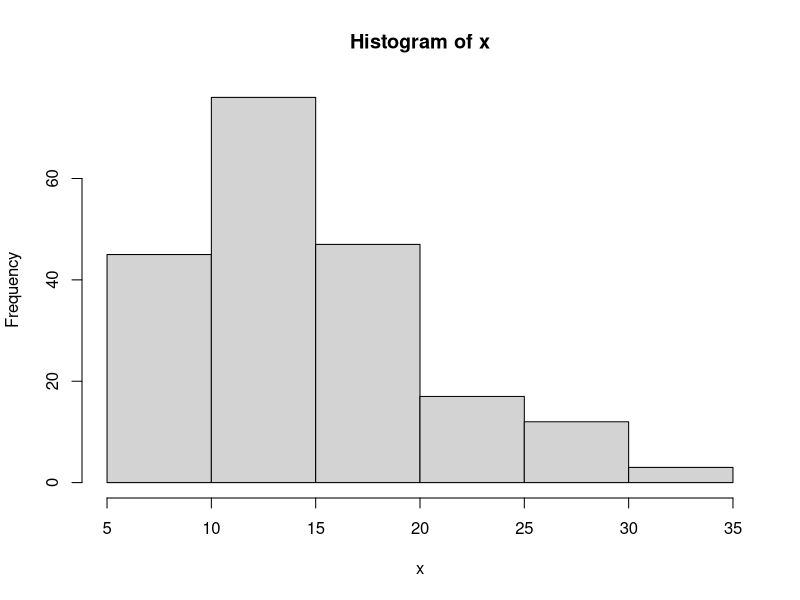
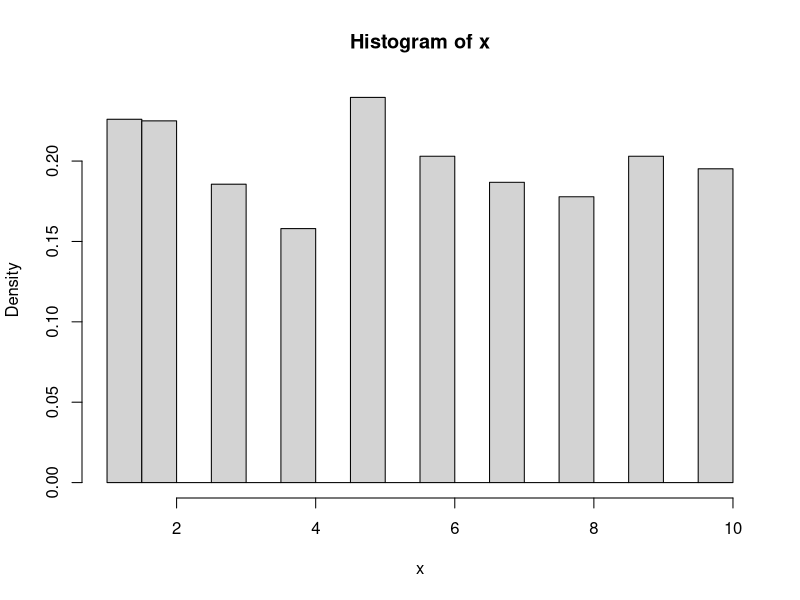
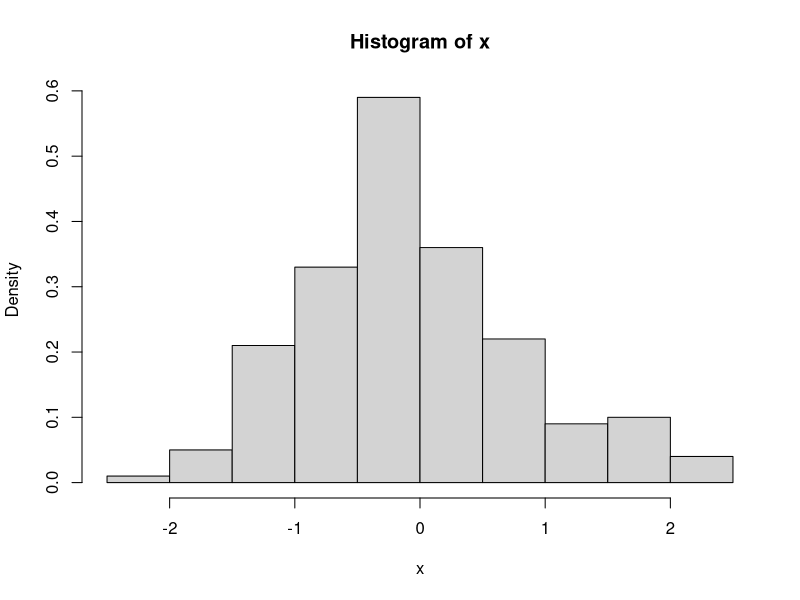

Write the R code that produced these figures, in order.
#Escreva um algoritmo para gerar n = 200 valores de uma variável aleatória X com função de probabilidade Binomial Negativa(5,1/3), onde X = nº de tentativas até ocorrer oquintosucesso,apartirdeumaamostraaleatóriadaU(0,1). 
set.seed(1310)
n=200
p=1/3
r=5
x=NULL
for(i in 1:n){
x[i]=sum(trunc(log(1-runif(r))/(log(1-p)))+1)
}
hist(x)

#Obtenha uma amostra aleatória de tamanho n=100 de uma variável aleatória com a distribuição discreta a seguir usando a Uniforme Discreta 1:10, pelo método de aceitação/rejeição: 
set.seed(1898)
n=10000
fx=cbind(1:10,c(0.11,0.12,0.09,0.08,0.12,0.1,0.09,0.09,0.10,0.1))
#gx=(trunc(10*runif(10))+1)
c=max(fx[,2]/rep(0.1,10))
x=NULL
i=1
j=0
while(i<=n) {
  j=j+1
  u=runif(1)
  gx=(trunc(10*runif(1))+1)
  if(u<=fx[gx,2]/(c*0.1)){
    x[i]=gx
    i=i+1
  }
}
hist(x,freq=F)
i/j
var(x)

#Considere uma amostra aleatória U1,...,Uk da U(0,1). Para k suficientemente grande, peloTCL
set.seed(1898)
k=1000
n=200
x=NULL
for (i in 1:n) {
  x[i]=(mean(runif(k))-0.5)/12*k
}
hist(x,freq=F)

